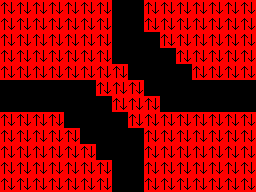

Tiled map render using the project's own tile images. Description and the whole map definition, tile-layer contents included, below:
An orthogonal 16x12 tile map with 16x16 px tiles, 1 tile layer (Tile Layer 1).

<map version="1.0" tiledversion="1.0.3" orientation="orthogonal" renderorder="right-down" width="16" height="12" tilewidth="16" tileheight="16" nextobjectid="1">
 <tileset firstgid="1" source="../../GitHubJam/image/walls16.tsx" />
 <layer name="Tile Layer 1" width="16" height="12">
  <data encoding="csv">
4,4,4,4,4,4,4,0,0,4,4,4,4,4,4,4,
4,4,4,4,4,4,4,0,0,4,4,4,4,4,4,4,
4,4,4,4,4,4,4,0,0,0,4,4,4,4,4,4,
4,4,4,4,4,4,4,0,0,0,0,4,4,4,4,4,
4,4,4,4,4,4,4,4,0,0,0,0,4,4,4,4,
0,0,0,0,0,0,4,4,4,0,0,0,0,0,0,0,
0,0,0,0,0,0,0,4,4,4,0,0,0,0,0,0,
4,4,4,4,0,0,0,0,4,4,4,4,4,4,4,4,
4,4,4,4,4,0,0,0,0,4,4,4,4,4,4,4,
4,4,4,4,4,4,0,0,0,4,4,4,4,4,4,4,
4,4,4,4,4,4,4,0,0,4,4,4,4,4,4,4,
4,4,4,4,4,4,4,0,0,4,4,4,4,4,4,4
</data>
 </layer>
</map>
